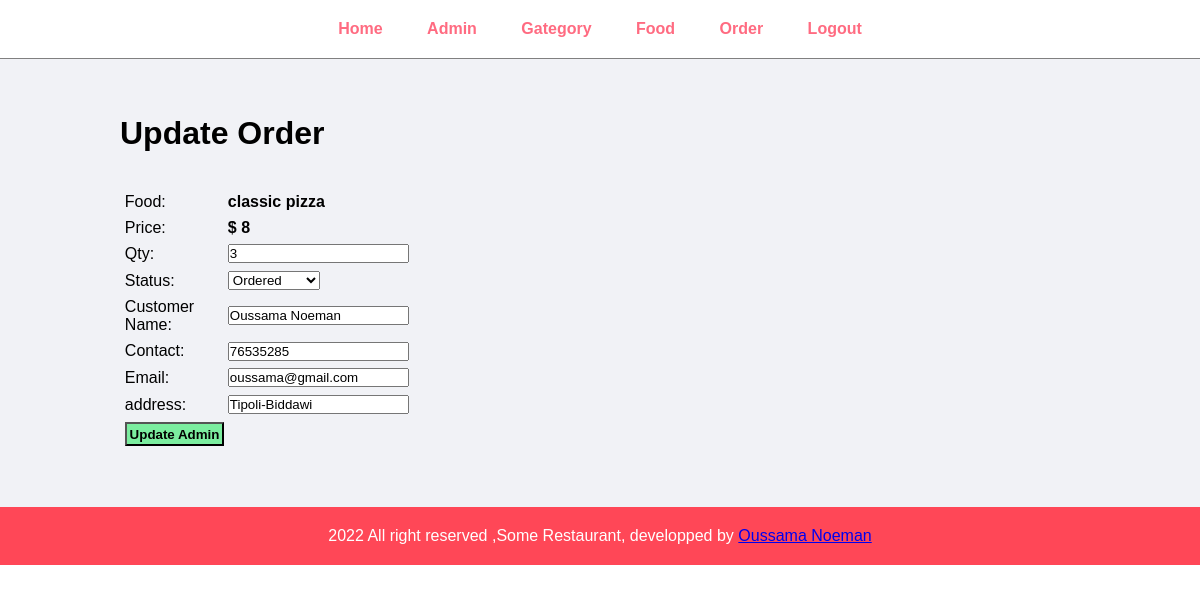
/admin/update-order.php?id=1 (signed in), run on the app's committed database.
### admin/update-order.php (the view, shortened to what this page needs)
<?php
include('./partials/header.php');
if(isset($_GET['id'])){
    $id = $_GET['id'];
    $sql = "SELECT * FROM `tbl-order` WHERE id=$id";
    $res = mysqli_query($conn, $sql);
    $count = mysqli_num_rows($res);
    if($count==1){
        $row = mysqli_fetch_assoc($res);
        $food = $row['food'];
        $price = $row['price'];
        $qty = $row['qty'];
        $customer_name = $row['customer-name'];
        $customer_contact = $row['customer-contact'];
        $customer_email = $row['customer-email'];
        $customer_address = $row['customer-address'];
    }
}
?>
<div class="main-content">
    <div class="wrapper">
        <h1>Update Order</h1>
        <br>
        <br>
        <form action=""  method="POST">
        <table class="tbl-30">
                <tr>
                    <td>Food:</td>
                    <td><b><?php echo $food; ?></b></td>
                </tr>
                <tr>
                    <td>Price:</td>
                    <td><b>$ <?php echo $price; ?></b></td>
                </tr>
                <tr>
                    <td>Qty:</td>
                    <td><input type="number" name="qty" value="<?php echo $qty; ?>" ></td>
                </tr>
                <tr>
                    <td>Status:</td>
                    <td>
                        <select name="status" >
                            <option value="Ordered">Ordered</option>
                        </select>
                    </td>
                </tr>
                <tr>
                    <td>Customer Name:</td>
                    <td><input type="text" name="Customer-name" value="<?php echo $customer_name; ?>" ></td>
                </tr>
                <tr>
                    <td>Contact:</td>
                    <td><input type="number" name="Customer-contact" value="<?php echo $customer_contact; ?>" ></td>
                </tr>
                <tr>
                    <td>Email:</td>
                    <td><input type="email" name="Customer-email" value="<?php echo $customer_email; ?>" ></td>
                </tr>
                <tr>
                    <td>address:</td>
                    <td><input type="text" name="Customer-address" value="<?php echo $customer_address; ?>" ></td>
                </tr>
                <tr>
                    <td colspan="2">
                        <input type="submit" name="submit" value="Update Admin" class="btn-secondary">
                    </td>
                </tr>
            </table>
        </form>
    </div>
</div>
<?php
include('./partials/footer.php');
?>

### css/admin.css (style rules this page uses)
* { margin: 0; padding: 0; font-family: Arial, Helvetica, sans-serif; }
.wrapper { padding: 20px; width: 80%; margin: 0 auto; }
.main-content { padding:3% 0 ; background-color: #f1f2f6; }
.tbl-30 { width: 30%; }
table tr td { padding:1%; }
.btn-secondary { background-color:#7bed9f ; padding: 1%; color: black; text-decoration: none; font-weight: bold; }

### data on the page
tbl-order: food "classic pizza", price "8", qty "3", Customer-name "Oussama Noeman", Customer-contact "76535285", Customer-email "oussama@gmail.com", Customer-address "Tipoli-Biddawi"
